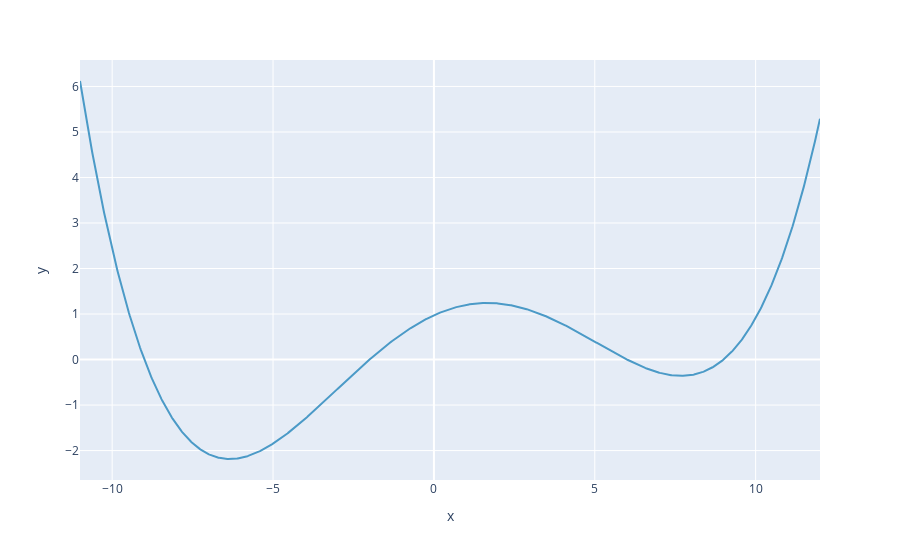

Notebook cell for this chart:
### Markdown cell above
## 6. Gradient Descent for a function with several minima 😵😵

When the loss function admits several minima instead of one, which happens all the time in practice, things are a little bit more complicated, let's see why with an example :

### Code cell
# Let us generate some input data :
beta = np.linspace(-11, 12, 1000)

# Now we define a function with a single minimum
def func(beta):
    return (beta + 9) * (beta + 2) * (beta - 6) * (beta - 9) / 1000
y = func(beta)

# Let's plot this function
px.line(x=beta,y=y, color_discrete_sequence=color_chart)

### Figure 1 — Plotly figure (JSON) as saved in the notebook; plotly's stock layout.template omitted (floating-point values rounded to 4 significant figures; data arrays with more than 128 entries replaced by an {"elided": "..."} marker saying what was removed)
{"data": [{"hovertemplate": "x=%{x}<br>y=%{y}<extra></extra>", "legendgroup": "", "line": {"color": "#4B9AC7", "dash": "solid"}, "marker": {"symbol": "circle"}, "mode": "lines", "name": "", "orientation": "v", "showlegend": false, "type": "scatter", "x": {"elided": "1000 float values"}, "xaxis": "x", "y": {"elided": "1000 float values"}, "yaxis": "y"}], "layout": {"legend": {"tracegroupgap": 0}, "margin": {"t": 60}, "xaxis": {"anchor": "y", "domain": [0, 1], "title": {"text": "x"}}, "yaxis": {"anchor": "x", "domain": [0, 1], "title": {"text": "y"}}}}
